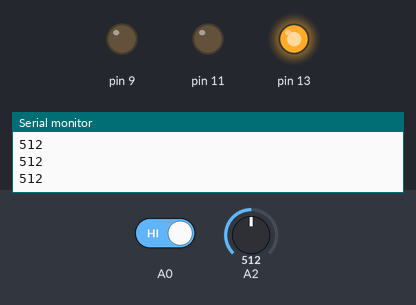
Simulated run of this sketch. Board: Arduino Uno, built with avr-gcc and run on an emulated ATmega328P. Shown: output pins drawn as LEDs (lit = HIGH), the last lines printed to the serial monitor. Dashed ring = blinking. Inputs (shaded band) come from the test bench; at power-on: A2 = 512, A0 HIGH.

Above: at 1.2 s.
1.3 s: A2 set to 532
2.8 s: A2 set to 568
At 2.91 s:
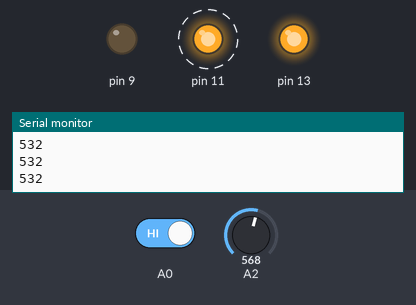
5.8 s: A0 driven LOW
At 6.12 s:
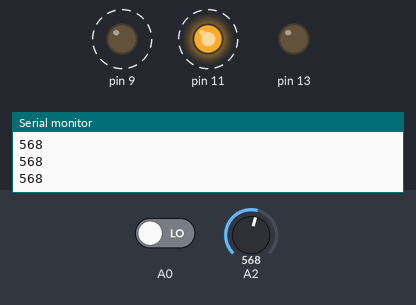
8.8 s: A2 set to 540
At 9.9 s:
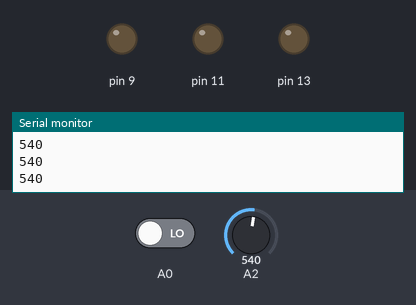
10.3 s: A2 set to 610
At 11.7 s:
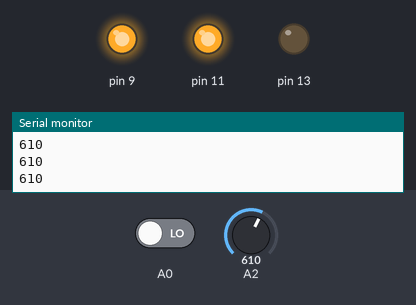
12.1 s: A0 driven HIGH
At 13.3 s:
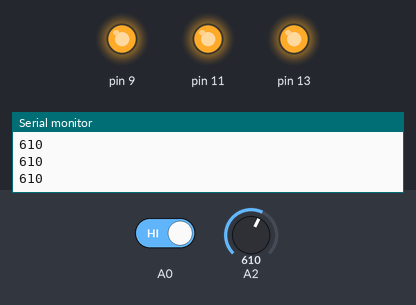
Timing chart, 0 to 14.7 s (numbered marks = the images above; inputs shaded):
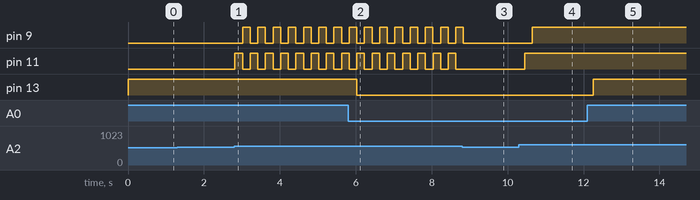

Measured:
- the behaviour switches between 550 and 551 on A2 (found by bisection; images 0 and 1)
- after the input at 2.8 s, pin 9: alternates HIGH for 0.20 s and LOW for 0.20 s, starting after 0.22 s; pin 11: alternates HIGH for 0.20 s and LOW for 0.20 s, starting at once
- after the input at 5.8 s, pin 13: HIGH → LOW after 0.23 s
- after the input at 8.8 s, pin 9: goes on until 8.8 s, then stays LOW; pin 11: stops changing and stays LOW
- after the input at 10.3 s, pin 9: LOW → HIGH after 0.35 s; pin 11: LOW → HIGH after 0.15 s
- after the input at 12.1 s, pin 13: LOW → HIGH after 0.16 s

The sketch:

light_wave.ino
```cpp
/*
Mini Light Wave
This program allows the user to press a button to turn on
the starter LED light. A photoresister is placed next to
the first LED to sense whether it is on or off. If the light is on,
the photoresister signals the rest of the LED lights to turn off.
Once the switch is not pressed, the first LED light turns off and
the subsequent LED lights turn off.
*/

void setup() {
  pinMode(9, OUTPUT);
  pinMode(11, OUTPUT);
  pinMode(13, OUTPUT);
  pinMode(A0, INPUT);
  Serial.begin(9600);
}

void loop() {

  int switchPosition = digitalRead(A0);
  int sensorValue = analogRead(A2);

  //if switch is pressed (HIGH), first LED Light turns on (HIGH)
  if (switchPosition == LOW) {
    digitalWrite(13, LOW);
  } else  {
    digitalWrite(13, HIGH);
  }

  //if the photoresister sensor value is greater than 550,
  //the second and third LED lights also turn on
  if (sensorValue > 550) {
    digitalWrite(11, HIGH);
    delay(200);
    digitalWrite(9, HIGH);
    }
    // LED lights turn off if sensor value is below 600
    if (sensorValue < 600) {
    digitalWrite(11, LOW);
    delay(200);
    digitalWrite(9, LOW);
      }
  // print out the value you read:
  Serial.println(sensorValue);
  delay(1);        // delay in between reads for stability
}
```
